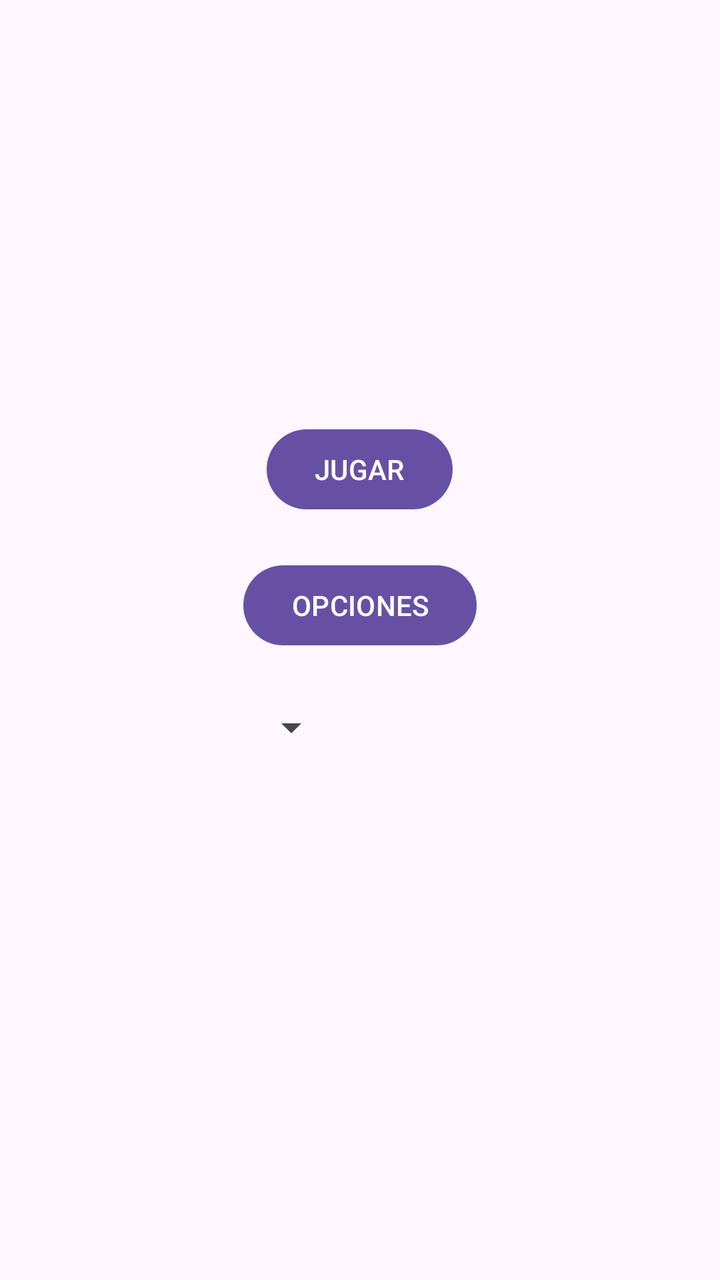
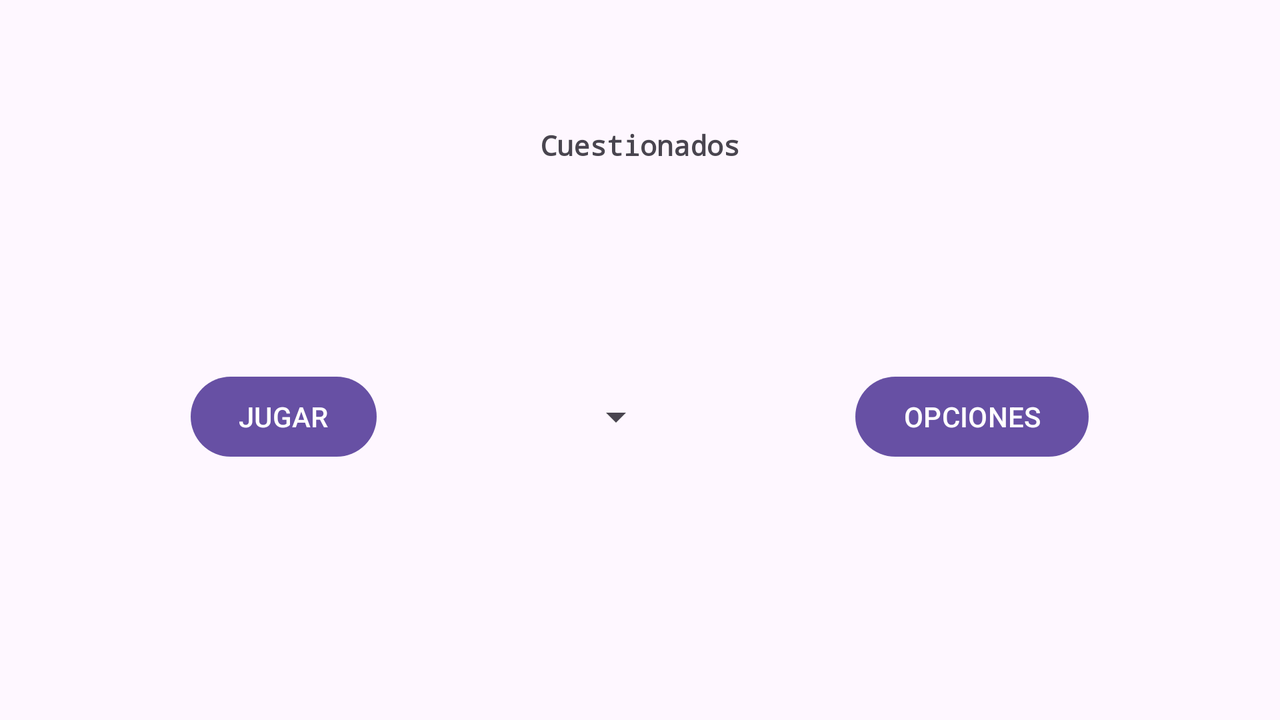

Compare how this app lays out the same screen by default and in its alternative resource folder. The renders come first, then the two layout files and the values they reference.
<!-- AndroidManifest.xml: application theme Theme.App -->
<!-- res/layout/main_menu.xml -->
<?xml version="1.0" encoding="utf-8"?>
<LinearLayout xmlns:android="http://schemas.android.com/apk/res/android"
    xmlns:app="http://schemas.android.com/apk/res-auto"
    xmlns:tools="http://schemas.android.com/tools"
    android:layout_width="match_parent"
    android:layout_height="match_parent"
    android:gravity="center"
    android:orientation="vertical"
    tools:context=".MainActivity">

    <Space
        android:layout_width="wrap_content"
        android:layout_height="0dp"
        android:layout_weight="0.5" />

    <ImageView
        android:layout_width="wrap_content"
        android:layout_height="wrap_content"
        android:src="@drawable/ic_launcher_background">

    </ImageView>

    <Space
        android:layout_width="wrap_content"
        android:layout_height="0dp"
        android:layout_weight="0.3" />

    <LinearLayout
        android:layout_width="wrap_content"
        android:layout_height="wrap_content"
        android:orientation="vertical"
        >

        <Space
            android:layout_width="wrap_content"
            android:layout_height="0dp"
            android:layout_weight="1" />

        <Button
            android:id="@+id/btn_jugar"
            android:layout_width="wrap_content"
            android:layout_height="wrap_content"
            android:layout_gravity="center"
            android:text="@string/btn_jugar"
           />

        <Space
            android:layout_width="wrap_content"
            android:layout_height="20dp"/>

        <Button
            android:id="@+id/btn_opciones"
            android:layout_width="wrap_content"
            android:layout_height="wrap_content"
            android:layout_gravity="center"
            android:text="@string/btn_opciones"
           />

        <Space
            android:layout_width="wrap_content"
            android:layout_height="25dp"/>

        <Spinner
            android:id="@+id/spin_dificultad"
            android:layout_width="wrap_content"
            android:layout_height="wrap_content">
        </Spinner>

    </LinearLayout>

    <Space
        android:layout_width="wrap_content"
        android:layout_height="0dp"
        android:layout_weight="1" />

</LinearLayout>
<!-- resources referenced by this layout -->
<resources>
  <string name="btn_jugar">JUGAR</string>
  <string name="btn_opciones">OPCIONES</string>
  <style name="Theme.App" parent="Base.Theme.App" />
  <style name="Base.Theme.App" parent="Theme.Material3.DayNight.NoActionBar">
          
          
      </style>
</resources>
<!-- res/layout-land/main_menu.xml (the repository's variant of the layout above) -->
<!-- drawn on the phone turned sideways -->
<?xml version="1.0" encoding="utf-8"?>
<LinearLayout xmlns:android="http://schemas.android.com/apk/res/android"
    xmlns:app="http://schemas.android.com/apk/res-auto"
    xmlns:tools="http://schemas.android.com/tools"
    android:layout_width="match_parent"
    android:layout_height="match_parent"
    android:gravity="center"
    android:orientation="vertical"
    tools:context=".MainActivity">

    <Space
        android:layout_width="wrap_content"
        android:layout_height="0dp"
        android:layout_weight="0.5" />

    <TextView
        android:layout_width="wrap_content"
        android:layout_height="wrap_content"
        android:text="@string/game_name"
        android:textStyle="bold"
        android:fontFamily="monospace"/>

    <Space
        android:layout_width="wrap_content"
        android:layout_height="0dp"
        android:layout_weight="0.5" />

    <ImageView
        android:layout_width="wrap_content"
        android:layout_height="wrap_content"
        android:src="@drawable/ic_launcher_background">

    </ImageView>

    <Space
        android:layout_width="wrap_content"
        android:layout_height="0dp"
        android:layout_weight="0.3" />

    <LinearLayout
        android:layout_width="match_parent"
        android:layout_height="wrap_content"
        android:orientation="horizontal"
        >

        <Space
            android:layout_width="0dp"
            android:layout_height="0dp"
            android:layout_weight="1" />

        <Button
            android:id="@+id/btn_jugar"
            android:layout_width="wrap_content"
            android:layout_height="wrap_content"
            android:layout_gravity="center"
            android:text="@string/btn_jugar"
            />

        <Space
            android:layout_width="0dp"
            android:layout_height="0dp"
            android:layout_weight="1" />

        <Spinner
            android:id="@+id/spin_dificultad"
            android:layout_width="wrap_content"
            android:layout_height="50dp"
            android:layout_gravity="center">
        </Spinner>

        <Space
            android:layout_width="wrap_content"
            android:layout_height="20dp"
            android:layout_weight="1"/>

        <Button
            android:id="@+id/btn_opciones"
            android:layout_width="wrap_content"
            android:layout_height="wrap_content"
            android:layout_gravity="center"
            android:text="@string/btn_opciones"
            app:icon="@drawable/opciones"
            app:iconGravity="end"
            />

        <Space
            android:layout_width="wrap_content"
            android:layout_height="25dp"
            android:layout_weight="1"/>


    </LinearLayout>

    <Space
        android:layout_width="wrap_content"
        android:layout_height="0dp"
        android:layout_weight="1" />

</LinearLayout>
<!-- resources referenced by the variant -->
<!-- as the phone turned sideways resolves them -->
<resources>
  <string name="btn_jugar">JUGAR</string>
  <string name="btn_opciones">OPCIONES</string>
  <string name="game_name">Cuestionados</string>
  <style name="Theme.App" parent="Base.Theme.App" />
  <style name="Base.Theme.App" parent="Theme.Material3.DayNight.NoActionBar">
          
          
      </style>
</resources>
